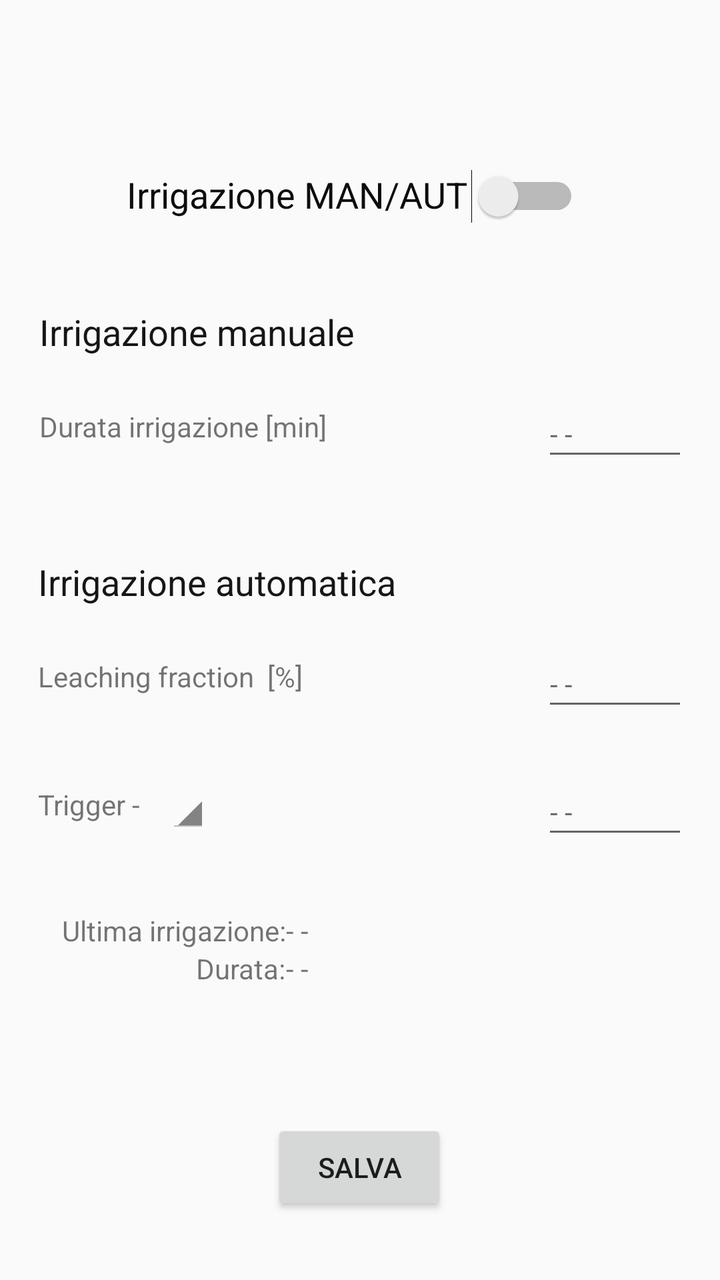
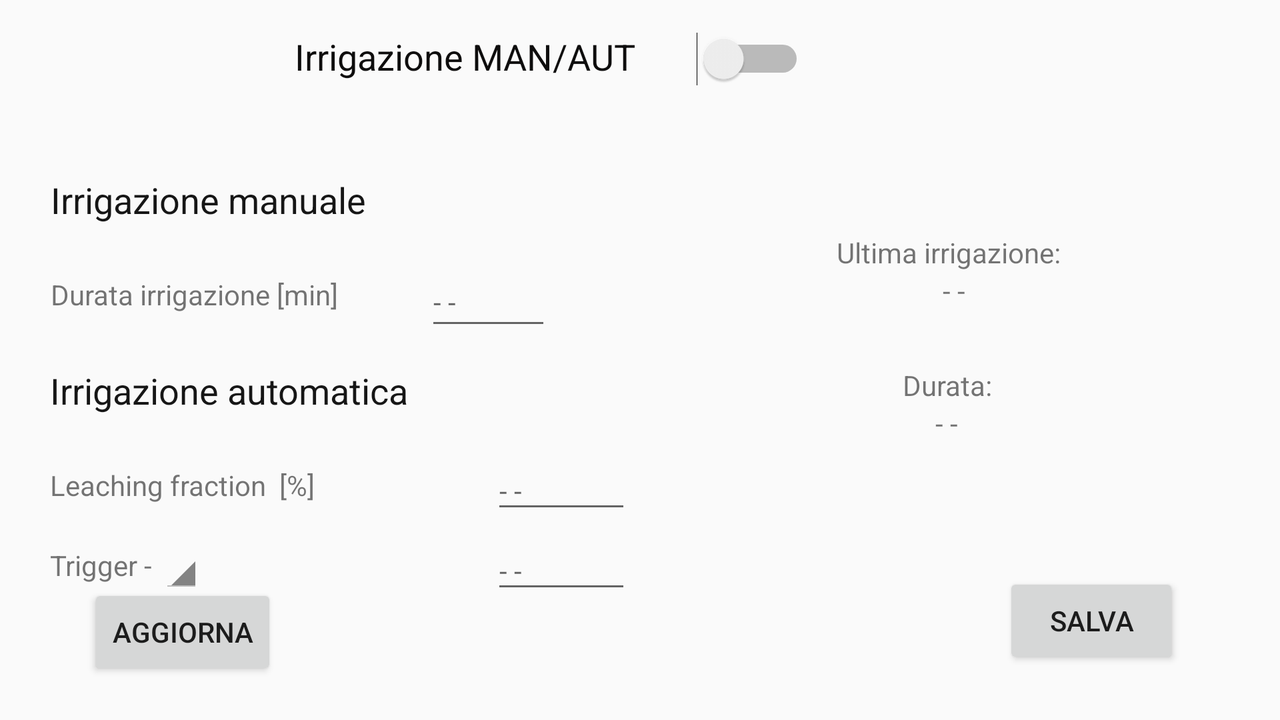

An Android layout and its configuration variant, each rendered on a device that would load it. The default file and the variant file are quoted in full after the pictures.
<!-- AndroidManifest.xml: application theme AppTheme -->
<!-- res/layout/irrigation_activity.xml -->
<?xml version="1.0" encoding="utf-8"?>
<androidx.constraintlayout.widget.ConstraintLayout xmlns:android="http://schemas.android.com/apk/res/android"
    xmlns:app="http://schemas.android.com/apk/res-auto"
    xmlns:tools="http://schemas.android.com/tools"
    android:layout_width="match_parent"
    android:layout_height="match_parent"
    android:gravity="center"
    android:orientation="vertical"
    android:padding="16dp"
    tools:context="com.example.GreenApp.Irrigation.IrrigationActivity">


    <TextView
        android:id="@+id/textView16"
        android:layout_width="wrap_content"
        android:layout_height="wrap_content"
        android:layout_marginTop="50dp"
        android:text="Leaching fraction  [%]"
        app:layout_constraintStart_toStartOf="@+id/textViewAut"
        app:layout_constraintTop_toTopOf="@+id/textViewAut" />

    <TextView
        android:id="@+id/textView17"
        android:layout_width="wrap_content"
        android:layout_height="wrap_content"
        android:text="Irrigazione manuale"
        android:textColor="#F80F0F0F"
        android:textSize="18sp"
        app:layout_constraintBottom_toBottomOf="parent"
        app:layout_constraintEnd_toEndOf="parent"
        app:layout_constraintHorizontal_bias="0.021"
        app:layout_constraintStart_toStartOf="parent"
        app:layout_constraintTop_toTopOf="parent"
        app:layout_constraintVertical_bias="0.236" />

    <TextView
        android:id="@+id/textViewAut"
        android:layout_width="wrap_content"
        android:layout_height="wrap_content"
        android:text="Irrigazione automatica"
        android:textColor="#F80F0F0F"
        android:textSize="18sp"
        app:layout_constraintBottom_toBottomOf="parent"
        app:layout_constraintEnd_toEndOf="parent"
        app:layout_constraintHorizontal_bias="0.021"
        app:layout_constraintStart_toStartOf="parent"
        app:layout_constraintTop_toTopOf="parent"
        app:layout_constraintVertical_bias="0.45" />


    <TextView
        android:id="@+id/textView18"
        android:layout_width="wrap_content"
        android:layout_height="wrap_content"
        android:text="Irrigazione MAN/AUT"
        android:textColor="#0E0D0D"
        android:textSize="18sp"
        app:layout_constraintBottom_toBottomOf="parent"
        app:layout_constraintEnd_toEndOf="parent"
        app:layout_constraintHorizontal_bias="0.3"
        app:layout_constraintStart_toStartOf="parent"
        app:layout_constraintTop_toTopOf="parent"
        app:layout_constraintVertical_bias="0.118" />

    <Switch
        android:id="@+id/switch1"
        android:layout_width="wrap_content"
        android:layout_height="wrap_content"
        app:layout_constraintBottom_toBottomOf="parent"
        app:layout_constraintEnd_toEndOf="parent"
        app:layout_constraintHorizontal_bias="0.802"
        app:layout_constraintStart_toStartOf="parent"
        app:layout_constraintTop_toTopOf="parent"
        app:layout_constraintVertical_bias="0.118" />

    <TextView
        android:id="@+id/textView19"
        android:layout_width="wrap_content"
        android:layout_height="wrap_content"
        android:layout_marginTop="64dp"
        android:text="Trigger - "
        app:layout_constraintStart_toStartOf="@+id/textView16"
        app:layout_constraintTop_toTopOf="@+id/textView16" />


    <Spinner
        android:id="@+id/irr_spinner"
        android:layout_width="wrap_content"
        android:layout_height="wrap_content"
        android:gravity="left"
        android:spinnerMode="dropdown"
        android:theme="@android:style/Theme.Holo.Light.DarkActionBar"
        app:layout_constraintBottom_toBottomOf="@+id/textView19"
        app:layout_constraintEnd_toEndOf="parent"
        app:layout_constraintHorizontal_bias="0.037"
        app:layout_constraintStart_toEndOf="@+id/textView19"
        app:layout_constraintTop_toTopOf="@+id/textView19"
        app:layout_constraintVertical_bias="0.588" />

    <TextView
        android:id="@+id/textView20"
        android:layout_width="wrap_content"
        android:layout_height="wrap_content"
        android:layout_marginTop="50dp"
        android:text="Durata irrigazione [min] "
        app:layout_constraintStart_toStartOf="@+id/textView17"
        app:layout_constraintTop_toTopOf="@+id/textView17"
         />

    <androidx.constraintlayout.widget.Guideline
        android:id="@+id/guideline8"
        android:layout_width="wrap_content"
        android:layout_height="wrap_content"
        android:orientation="vertical"
        app:layout_constraintGuide_begin="-3dp" />

    <EditText
        android:id="@+id/editTextDuration"
        android:layout_width="73dp"
        android:layout_height="40dp"
        android:ems="10"
        android:hint="- - "
        android:inputType="numberSigned|numberDecimal"
        android:textSize="14sp"
        app:layout_constraintBottom_toBottomOf="@+id/textView20"
        app:layout_constraintEnd_toEndOf="parent"
        app:layout_constraintHorizontal_bias="1"
        app:layout_constraintStart_toStartOf="@+id/textView20"
        app:layout_constraintTop_toTopOf="@+id/textView20"
        app:layout_constraintVertical_bias="0.4" />


    <EditText
        android:id="@+id/editTextLeaching"
        android:layout_width="73dp"
        android:layout_height="40dp"
        android:ems="10"
        android:hint="- - "
        android:inputType="numberSigned|numberDecimal"
        android:textSize="14sp"
        app:layout_constraintBottom_toBottomOf="@+id/textView16"
        app:layout_constraintEnd_toEndOf="parent"
        app:layout_constraintHorizontal_bias="1.0"
        app:layout_constraintStart_toEndOf="@+id/textView16"
        app:layout_constraintTop_toTopOf="@+id/textView16"
        app:layout_constraintVertical_bias="0.4" />

    <EditText
        android:id="@+id/editTextIrraDay"
        android:layout_width="73dp"
        android:layout_height="40dp"
        android:ems="10"
        android:hint="- -"
        android:inputType="numberSigned"
        android:textSize="14sp"
        app:layout_constraintBottom_toBottomOf="@+id/textView19"
        app:layout_constraintEnd_toEndOf="parent"
        app:layout_constraintHorizontal_bias="1.0"
        app:layout_constraintStart_toEndOf="@+id/textView19"
        app:layout_constraintTop_toTopOf="@+id/textView19"
        app:layout_constraintVertical_bias="0.4" />


    

    <Button
        android:id="@+id/button5"
        android:layout_width="wrap_content"
        android:layout_height="wrap_content"
        android:layout_marginBottom="4dp"
        android:onClick="saveirrigationvalues"
        android:text="SALVA"
        app:layout_constraintBottom_toBottomOf="parent"
        app:layout_constraintEnd_toEndOf="parent"
        app:layout_constraintHorizontal_bias="0.498"
        app:layout_constraintStart_toStartOf="parent"
        app:layout_constraintTop_toTopOf="parent"
        app:layout_constraintVertical_bias="0.978" />

    <ImageView
        android:id="@+id/imageView4"
        android:layout_width="66dp"
        android:layout_height="63dp"
        app:layout_constraintBottom_toBottomOf="parent"
        app:layout_constraintEnd_toEndOf="parent"
        app:layout_constraintHorizontal_bias="0.949"
        app:layout_constraintStart_toStartOf="parent"
        app:layout_constraintTop_toTopOf="parent"
        app:layout_constraintVertical_bias="0.0"
        app:srcCompat="@drawable/irrigazione" />

    <TextView
        android:id="@+id/textView6"
        android:layout_width="wrap_content"
        android:layout_height="wrap_content"
        android:layout_marginTop="44dp"
        android:text="Ultima irrigazione:"
        app:layout_constraintBottom_toTopOf="@+id/button4"
        app:layout_constraintEnd_toEndOf="parent"
        app:layout_constraintHorizontal_bias="0.07"
        app:layout_constraintStart_toStartOf="parent"
        app:layout_constraintTop_toBottomOf="@+id/textView19"
        app:layout_constraintVertical_bias="0.561" />

    <TextView
        android:id="@+id/textDurationValues"
        android:layout_width="wrap_content"
        android:layout_height="wrap_content"
        android:autoSizeTextType="uniform"
        android:text="- -"
        app:layout_constraintBottom_toBottomOf="@+id/textView9"
        app:layout_constraintEnd_toEndOf="parent"
        app:layout_constraintHorizontal_bias="0.0"
        app:layout_constraintStart_toEndOf="@+id/textView9"
        app:layout_constraintTop_toTopOf="@+id/textView9"
        app:layout_constraintVertical_bias="0.0" />

    <TextView
        android:id="@+id/textView9"
        android:layout_width="wrap_content"
        android:layout_height="wrap_content"
        android:text="Durata:"
        app:layout_constraintBottom_toTopOf="@+id/button4"
        app:layout_constraintEnd_toEndOf="@+id/textView6"
        app:layout_constraintHorizontal_bias="1.0"
        app:layout_constraintStart_toStartOf="parent"
        app:layout_constraintTop_toBottomOf="@+id/textView6"
        app:layout_constraintVertical_bias="0.488" />

    <TextView
        android:id="@+id/textViewduration"
        android:layout_width="wrap_content"
        android:layout_height="wrap_content"
        android:autoSizeTextType="uniform"
        android:text="- -"
        app:layout_constraintBottom_toBottomOf="@+id/textView6"
        app:layout_constraintEnd_toEndOf="parent"
        app:layout_constraintHorizontal_bias="0.0"
        app:layout_constraintStart_toEndOf="@+id/textView6"
        app:layout_constraintTop_toTopOf="@+id/textView6"
        app:layout_constraintVertical_bias="0.0" />

    <TextView
        android:id="@+id/textViewAttendi"
        android:layout_width="wrap_content"
        android:layout_height="wrap_content"
        android:autoSizeTextType="uniform"
        app:layout_constraintBottom_toBottomOf="parent"
        app:layout_constraintEnd_toStartOf="@+id/button5"
        app:layout_constraintHorizontal_bias="0.439"
        app:layout_constraintStart_toEndOf="@+id/button4"
        app:layout_constraintTop_toTopOf="parent"
        app:layout_constraintVertical_bias="0.95" />

</androidx.constraintlayout.widget.ConstraintLayout>
<!-- resources referenced by this layout -->
<resources>
  <style name="AppTheme" parent="Theme.AppCompat.Light.DarkActionBar">
          <item name="colorPrimary">@color/colorPrimary</item>
          <item name="colorPrimaryDark">@color/colorPrimaryDark</item>
          <item name="colorAccent">@color/colorAccent</item>
      </style>
  <color name="colorPrimary">#008577</color>
  <color name="colorPrimaryDark">#00574B</color>
  <color name="colorAccent">#D81B60</color>
</resources>
<!-- res/layout-land/irrigation_activity.xml (the repository's variant of the layout above) -->
<!-- drawn on the phone turned sideways -->
<?xml version="1.0" encoding="utf-8"?>
<androidx.constraintlayout.widget.ConstraintLayout xmlns:android="http://schemas.android.com/apk/res/android"
    xmlns:app="http://schemas.android.com/apk/res-auto"
    xmlns:tools="http://schemas.android.com/tools"
    android:layout_width="match_parent"
    android:layout_height="match_parent"
    android:gravity="center"
    android:orientation="vertical"
    android:padding="16dp"
    tools:context="com.example.GreenApp.Irrigation.IrrigationActivity">


    <TextView
        android:id="@+id/textView16"
        android:layout_width="wrap_content"
        android:layout_height="wrap_content"
        android:layout_marginTop="50dp"
        android:text="Leaching fraction  [%]"
        app:layout_constraintStart_toStartOf="@+id/textViewAut"
        app:layout_constraintTop_toTopOf="@+id/textViewAut" />


    <TextView
        android:id="@+id/textView17"
        android:layout_width="wrap_content"
        android:layout_height="wrap_content"
        android:text="Irrigazione manuale"
        android:textColor="#F80F0F0F"
        android:textSize="18sp"
        app:layout_constraintBottom_toBottomOf="parent"
        app:layout_constraintEnd_toEndOf="parent"
        app:layout_constraintHorizontal_bias="0.021"
        app:layout_constraintStart_toStartOf="parent"
        app:layout_constraintTop_toTopOf="parent"
        app:layout_constraintVertical_bias="0.236" />

    <TextView
        android:id="@+id/textView18"
        android:layout_width="wrap_content"
        android:layout_height="wrap_content"
        android:text="Irrigazione MAN/AUT"
        android:textColor="#0E0D0D"
        android:textSize="18sp"
        app:layout_constraintBottom_toBottomOf="parent"
        app:layout_constraintEnd_toEndOf="parent"
        app:layout_constraintHorizontal_bias="0.3"
        app:layout_constraintStart_toStartOf="parent"
        app:layout_constraintTop_toTopOf="parent"
        app:layout_constraintVertical_bias="0" />

    <Switch
        android:id="@+id/switch1"
        android:layout_width="wrap_content"
        android:layout_height="wrap_content"
        app:layout_constraintBottom_toBottomOf="parent"
        app:layout_constraintEnd_toEndOf="parent"
        app:layout_constraintHorizontal_bias="0.6"
        app:layout_constraintStart_toStartOf="parent"
        app:layout_constraintTop_toTopOf="parent"
        app:layout_constraintVertical_bias="0" />

    <TextView
        android:id="@+id/textView19"
        android:layout_width="wrap_content"
        android:layout_height="wrap_content"
        android:layout_marginTop="40dp"
        android:text="Trigger - "
        app:layout_constraintStart_toStartOf="@+id/textView16"
        app:layout_constraintTop_toTopOf="@+id/textView16" />

    <Spinner
        android:id="@+id/irr_spinner"
        android:layout_width="wrap_content"
        android:layout_height="wrap_content"
        android:gravity="left"
        android:spinnerMode="dropdown"
        android:theme="@android:style/Theme.Holo.Light.DarkActionBar"
        app:layout_constraintBottom_toBottomOf="@+id/textView19"
        app:layout_constraintEnd_toEndOf="parent"
        app:layout_constraintHorizontal_bias="0"
        app:layout_constraintStart_toEndOf="@+id/textView19"
        app:layout_constraintTop_toTopOf="@+id/textView19"
        app:layout_constraintVertical_bias="0.6" />


    <TextView
        android:id="@+id/textView20"
        android:layout_width="wrap_content"
        android:layout_height="wrap_content"
        android:layout_marginTop="50dp"
        android:text="Durata irrigazione [min] "
        app:layout_constraintStart_toStartOf="@+id/textView17"
        app:layout_constraintTop_toTopOf="@+id/textView17"
        />

    <TextView
        android:id="@+id/textViewAut"
        android:layout_width="wrap_content"
        android:layout_height="wrap_content"
        android:text="Irrigazione automatica"
        android:textColor="#F80F0F0F"
        android:textSize="18sp"
        app:layout_constraintBottom_toBottomOf="parent"
        app:layout_constraintEnd_toEndOf="parent"
        app:layout_constraintHorizontal_bias="0.021"
        app:layout_constraintStart_toStartOf="parent"
        app:layout_constraintTop_toTopOf="parent"
        app:layout_constraintVertical_bias="0.55" />

    <androidx.constraintlayout.widget.Guideline
        android:id="@+id/guideline8"
        android:layout_width="wrap_content"
        android:layout_height="wrap_content"
        android:orientation="vertical"
        app:layout_constraintGuide_begin="-3dp" />

    <EditText
        android:id="@+id/editTextDuration"
        android:layout_width="63dp"
        android:layout_height="41dp"
        android:ems="10"
        android:hint="- -"
        android:inputType="numberSigned|numberDecimal"
        android:textSize="14sp"
        app:layout_constraintBottom_toBottomOf="@+id/textView20"
        app:layout_constraintEnd_toEndOf="parent"
        app:layout_constraintHorizontal_bias="0.35"
        app:layout_constraintStart_toStartOf="@+id/textView20"
        app:layout_constraintTop_toTopOf="@+id/textView20"
        app:layout_constraintVertical_bias="0.4" />

    <EditText
        android:id="@+id/editTextLeaching"
        android:layout_width="70dp"
        android:layout_height="35dp"
        android:layout_marginStart="88dp"
        android:ems="10"
        android:hint="- - "
        android:inputType="numberSigned|numberDecimal"
        android:textSize="14sp"
        app:layout_constraintBottom_toBottomOf="@+id/textView16"
        app:layout_constraintEnd_toEndOf="parent"
        app:layout_constraintHorizontal_bias="0.0"
        app:layout_constraintStart_toEndOf="@+id/textView16"
        app:layout_constraintTop_toTopOf="@+id/textView16"
        app:layout_constraintVertical_bias="0.4" />

    <EditText
        android:id="@+id/editTextIrraDay"
        android:layout_width="70dp"
        android:layout_height="35dp"
        android:ems="10"
        android:hint="- -"
        android:inputType="number"
        android:textSize="14sp"
        app:layout_constraintBottom_toBottomOf="@+id/textView19"
        app:layout_constraintEnd_toEndOf="@+id/editTextLeaching"
        app:layout_constraintHorizontal_bias="1.0"
        app:layout_constraintStart_toEndOf="@+id/textView19"
        app:layout_constraintTop_toTopOf="@+id/textView19"
        app:layout_constraintVertical_bias="0.4" />

    <Button
        android:id="@+id/button4"
        android:layout_width="wrap_content"
        android:layout_height="wrap_content"
        android:layout_marginStart="28dp"
        android:layout_marginBottom="4dp"
        android:onClick="refreshvalues"
        android:text="AGGIORNA"
        app:layout_constraintBottom_toBottomOf="parent"
        app:layout_constraintEnd_toEndOf="parent"
        app:layout_constraintHorizontal_bias="0.0"
        app:layout_constraintStart_toStartOf="parent"
        app:layout_constraintTop_toTopOf="parent"
        app:layout_constraintVertical_bias="1.0" />

    <Button
        android:id="@+id/button5"
        android:layout_width="wrap_content"
        android:layout_height="wrap_content"
        android:layout_marginBottom="4dp"
        android:onClick="saveirrigationvalues"
        android:text="SALVA"
        app:layout_constraintBottom_toBottomOf="parent"
        app:layout_constraintEnd_toEndOf="parent"
        app:layout_constraintHorizontal_bias="0.934"
        app:layout_constraintStart_toStartOf="parent"
        app:layout_constraintTop_toTopOf="parent"
        app:layout_constraintVertical_bias="0.98" />

    <ImageView
        android:id="@+id/imageView4"
        android:layout_width="66dp"
        android:layout_height="63dp"
        app:layout_constraintBottom_toBottomOf="parent"
        app:layout_constraintEnd_toEndOf="parent"
        app:layout_constraintHorizontal_bias="0.884"
        app:layout_constraintStart_toStartOf="parent"
        app:layout_constraintTop_toTopOf="parent"
        app:layout_constraintVertical_bias="0.003"
        app:srcCompat="@drawable/irrigazione" />

    <TextView
        android:id="@+id/textView6"
        android:layout_width="wrap_content"
        android:layout_height="wrap_content"
        android:text="Ultima irrigazione:"
        app:layout_constraintBottom_toBottomOf="parent"
        app:layout_constraintEnd_toEndOf="parent"
        app:layout_constraintHorizontal_bias="0.811"
        app:layout_constraintStart_toStartOf="parent"
        app:layout_constraintTop_toTopOf="parent"
        app:layout_constraintVertical_bias="0.326" />

    <TextView
        android:id="@+id/textViewduration"
        android:layout_width="wrap_content"
        android:layout_height="wrap_content"
        android:autoSizeTextType="uniform"
        android:text="- -"
        app:layout_constraintBottom_toTopOf="@+id/textView9"
        app:layout_constraintEnd_toEndOf="@+id/textView6"
        app:layout_constraintHorizontal_bias="0.526"
        app:layout_constraintStart_toStartOf="@+id/textView6"
        app:layout_constraintTop_toBottomOf="@+id/textView6"
        app:layout_constraintVertical_bias="0.0" />

    <TextView
        android:id="@+id/textView9"
        android:layout_width="wrap_content"
        android:layout_height="wrap_content"
        android:layout_marginTop="40dp"
        android:text="Durata:"
        app:layout_constraintBottom_toBottomOf="parent"
        app:layout_constraintEnd_toEndOf="parent"
        app:layout_constraintHorizontal_bias="0.773"
        app:layout_constraintStart_toStartOf="parent"
        app:layout_constraintTop_toBottomOf="@+id/textView6"
        app:layout_constraintVertical_bias="0.049" />

    <TextView
        android:id="@+id/textDurationValues"
        android:layout_width="wrap_content"
        android:layout_height="wrap_content"
        android:autoSizeTextType="uniform"
        android:text="- -"
        app:layout_constraintBottom_toTopOf="@+id/button5"
        app:layout_constraintEnd_toEndOf="@+id/textView9"
        app:layout_constraintHorizontal_bias="0.483"
        app:layout_constraintStart_toStartOf="@+id/textView9"
        app:layout_constraintTop_toBottomOf="@+id/textView9"
        app:layout_constraintVertical_bias="0.0" />

    <TextView
        android:id="@+id/textViewAttendi"
        android:layout_width="wrap_content"
        android:layout_height="wrap_content"
        android:autoSizeTextType="uniform"
        app:layout_constraintBottom_toBottomOf="parent"
        app:layout_constraintEnd_toStartOf="@+id/button5"
        app:layout_constraintHorizontal_bias="0.439"
        app:layout_constraintStart_toEndOf="@+id/button4"
        app:layout_constraintTop_toTopOf="parent"
        app:layout_constraintVertical_bias="0.95" />

</androidx.constraintlayout.widget.ConstraintLayout>
